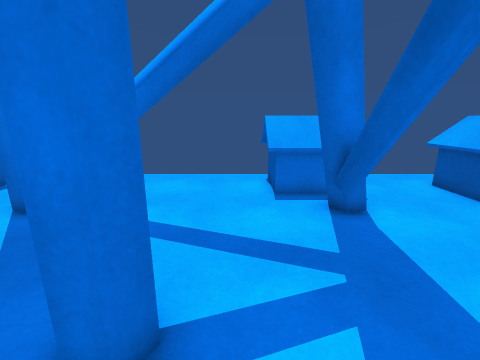
View 1 (above)

14 first-person views from a walk through a 3-D level made in the Unity game engine. The camera is 1.5 m above the floor, tilts 14° down and sees 90° across. The floor is counted in squares, 0.5 m on a side. Each view is taken from the middle of a square. On the plan, view 1 faces up. The plan holds only what a view shows up to about 19 squares ahead; the rest is blank. The place goes on beyond the plan. The player character is not drawn. Some animated figures are not drawn. Some surface patterns are stand-ins.

View 2
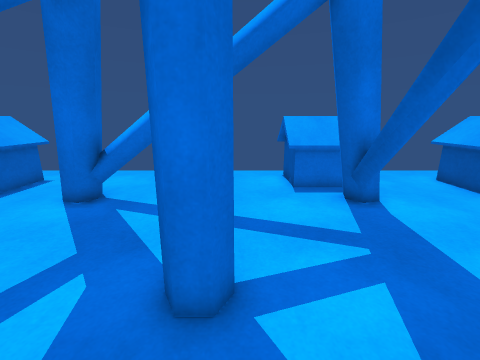

View 3
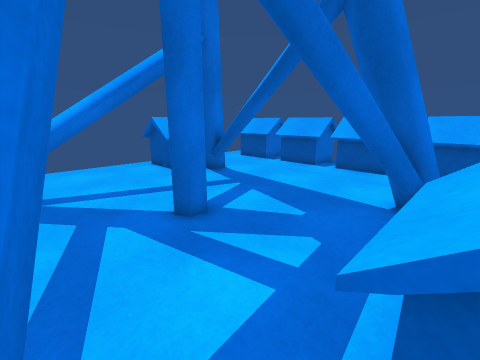

View 4
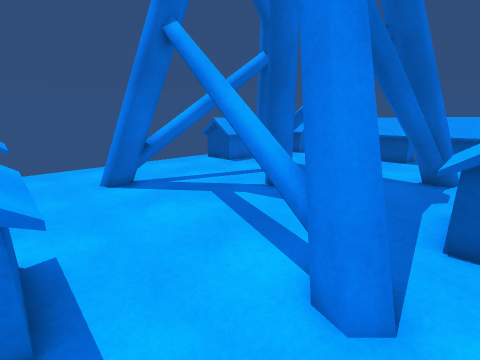

View 5
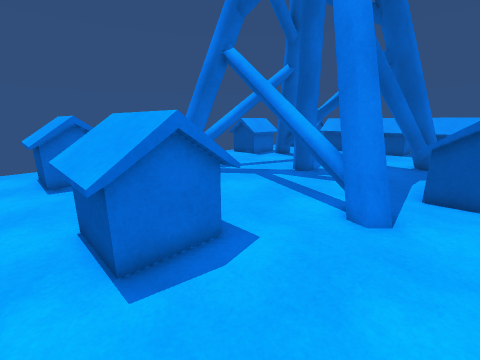

View 6
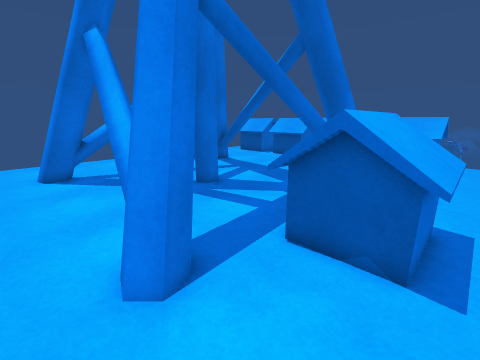

View 7
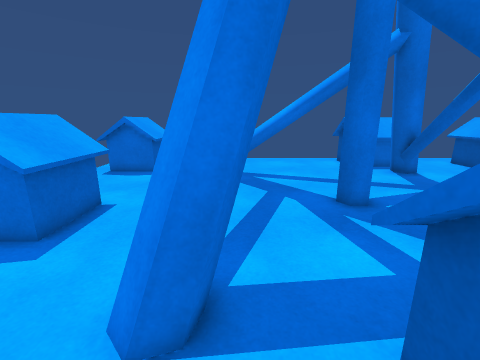

View 8
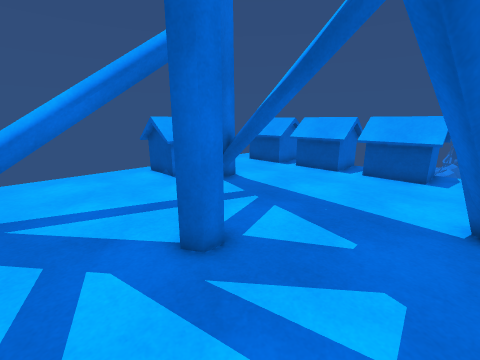

View 9
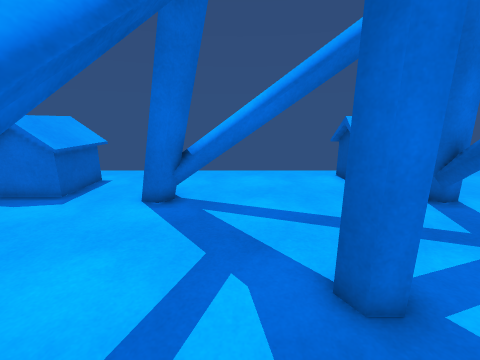

View 10
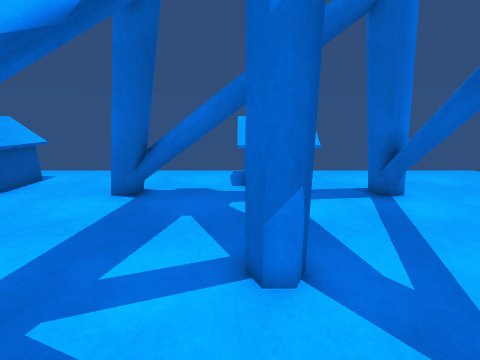

View 11
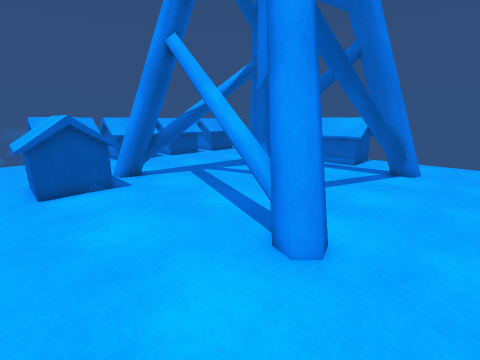

View 12
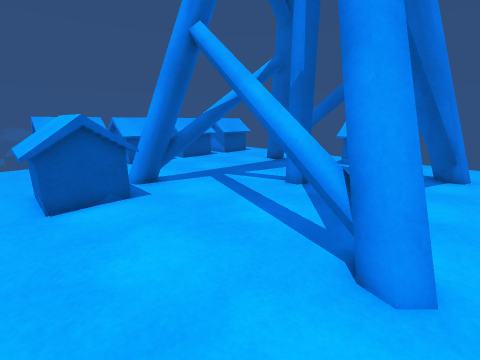

View 13
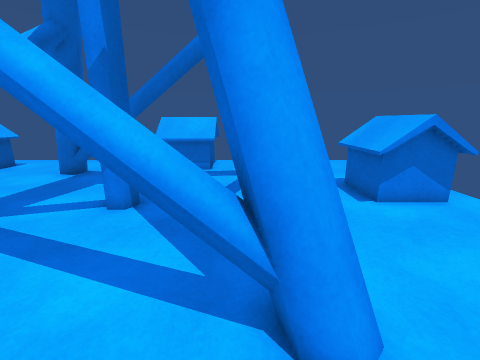

View 14
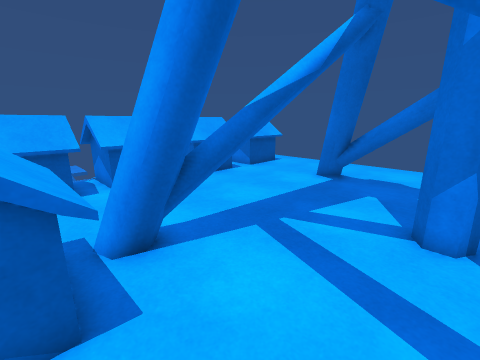

### Floor plan
Key: @ floor where view 1 was taken; # wall or solid block; . floor; = window, fence, low wall or low ledge; ^ raised ledge; T thing the floor can be seen under or through.
Columns run from 15 left of view 1 to 12 right of it. Each row starts with its distance up from view 1.
 13 .. ..............^^^.......
 12 .. .............^^^^^......
 11 .^^^^...........^^^^ ...^^^
 10 .^^^^...........^^^^^...^^
  9 .^^^^...=........^^^....^^
  8 .^^^^..=TTTTT.....TT....^^^
  7 ........TTTTT.....TT....^^^^
  6 ..................TT....^^
  5 .................TT.....^^
  4 .................TT.....^^^^
  3 .^^^^........##.........^^^
  2 .^^^^........##.........^^
  1 .^^^^...TT..............^^
  0 .^^^^...TT.....@........^^^^
 -1 .^^^^...TT..............^^^^
 -2 ........TT.....TTTTT....^^^
 -3  ......=TT......TTTT....^^
 -4   .........^^^^.........^^
 -5 . .........^^^^.........^^^
 -6  ..........^^^^...........
 -7  ..........^^^^...........

Positions as (right, up) in squares from view 1, and headings:
1: (0, 0), facing up
2: (-1, -1), facing up
3: (-6, -4), facing up-right
4: (-11, -4), facing up-right
5: (-15, -5), facing up-right
6: (-9, -7), facing up-right
7: (-6, -6), facing up
8: (-5, -2), facing up-right
9: (-4, -1), facing up
10: (-1, 7), facing down
11: (-10, 13), facing down-right
12: (-8, 13), facing down-right
13: (-6, 11), facing down
14: (-2, 10), facing down-right
